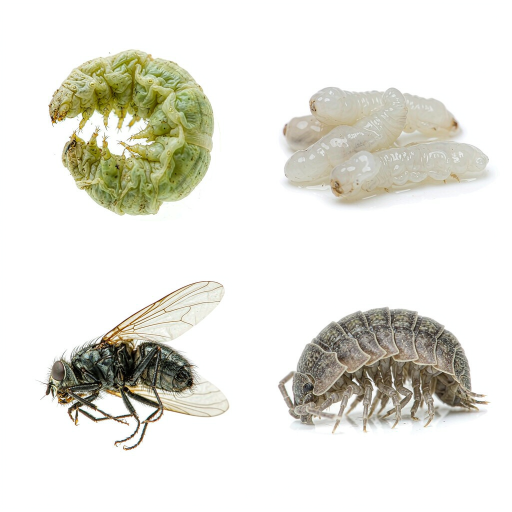
#> input picture assets/raw/A_2x2_grid_layout_on_a_pure_wh_2026-11-16T07-30-20.png, 1024 x 1024 px (shown at 1/2 size)
$ python -i image_processor.py   (imports and definitions only)
#> lines starting #> are read from the running program, lines starting #| are printed output that depends on the picture
"""图像处理与透明通道精灵图生成工具。"""

from __future__ import annotations
import logging
from pathlib import Path
from typing import Optional, Tuple
from PIL import Image, ImageOps, ImageFilter

logger = logging.getLogger("roachHub.image_processor")


def make_transparent_sprite(
    input_path: str | Path,
    output_path: str | Path,
    threshold: int = 240,
    feather_radius: int = 1,
    target_max_size: int = 512,
) -> bool:
    """将带有纯净/浅色背景的写实蟑螂图转为带 Alpha 透明通道的高清 PNG 精灵图。

    :param input_path: 原图路径
    :param output_path: 输出 PNG 路径
    :param threshold: 背景白色阈值
    :param feather_radius: 边缘柔化羽化半径
    :param target_max_size: 缩放最大限制
    """
#> called with output_path = 'out.png', threshold = 240, feather_radius = 1, target_max_size = 512
    try:
        inp = Path(input_path)
        outp = Path(output_path)
        if not inp.exists():
            logger.error("原图不存在: %s", inp)
            return False

        img = Image.open(inp).convert("RGBA")

        # 尺寸限制，加速渲染与内存节省
        if max(img.size) > target_max_size:
            ratio = target_max_size / max(img.size)
#> ratio = 0.5
            new_size = (int(img.width * ratio), int(img.height * ratio))
#> new_size = (512, 512)
            img = img.resize(new_size, Image.Resampling.LANCZOS)
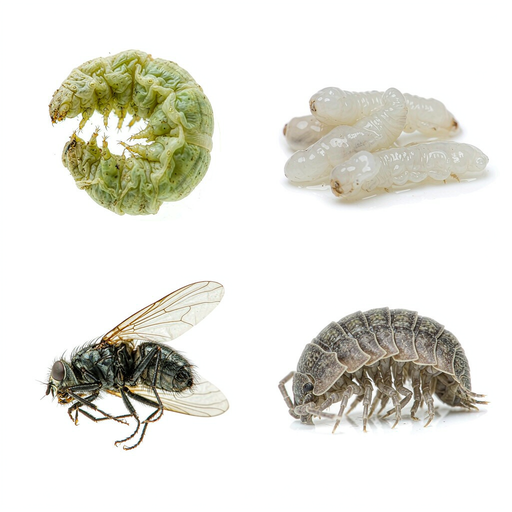
#> img: PIL image 512x512 RGBA; mean R, G, B, A 230.3, 229.6, 222, 255

        # 提取 RGB 与计算与背景色的距离 (以四角取样背景参考色)
        pixels = img.load()
        w, h = img.size
#> w = 512; h = 512

        # 采样四个角的背景色彩
        corners = [pixels[0, 0], pixels[w - 1, 0], pixels[0, h - 1], pixels[w - 1, h - 1]]
#> corners = [(255, 255, 255, 255), (254, 255, 255, 255), (255, 255, 255, 255), (255, 255, 255, 255)]
        bg_r = sum(c[0] for c in corners) / 4.0
#> bg_r = 254.8
        bg_g = sum(c[1] for c in corners) / 4.0
#> bg_g = 255
        bg_b = sum(c[2] for c in corners) / 4.0
#> bg_b = 255

        # 构建遮罩
        mask = Image.new("L", (w, h), 255)
#> mask: PIL image 512x512 L; every value is 255
        mask_pixels = mask.load()

        for y in range(h):
            for x in range(w):
                r, g, b, _ = pixels[x, y]
                # 计算与背景色的欧式色差
                dist = ((r - bg_r) ** 2 + (g - bg_g) ** 2 + (b - bg_b) ** 2) ** 0.5
                # 若颜色极接近背景，或总体亮度超过阈值且色差很小
                is_bright = (r > threshold and g > threshold and b > threshold)
                if dist < 28 or (is_bright and dist < 45):
                    mask_pixels[x, y] = 0
                elif dist < 50:
                    # 渐变半透明边缘，保留纤细触须与刚毛倒刺
                    alpha = int(((dist - 28) / (50 - 28)) * 255)
                    mask_pixels[x, y] = alpha

        # 柔化边缘
        if feather_radius > 0:
            mask = mask.filter(ImageFilter.GaussianBlur(radius=feather_radius * 0.5))
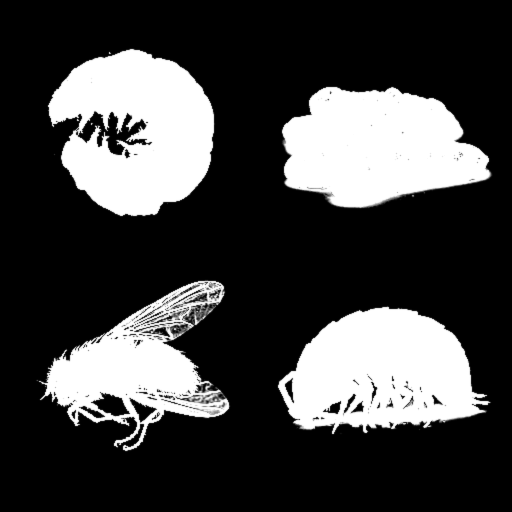
#> mask: PIL image 512x512 L; min 0, max 255, mean 66.1

        img.putalpha(mask)

        # 裁剪掉多余的完全透明边界
        bbox = img.getbbox()
#> bbox = (35, 47, 493, 453)
        if bbox:
            img = img.crop(bbox)
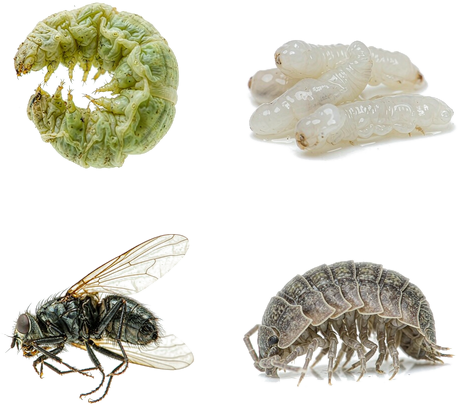
#> img: PIL image 458x406 RGBA; mean R, G, B, A 220.2, 219.3, 208.4, 93.1; transparent parts drawn white

        outp.parent.mkdir(parents=True, exist_ok=True)
        img.save(outp, format="PNG")
        logger.info("成功生成高画质透明精灵图: %s (尺寸 %dx%d)", outp, img.width, img.height)
        return True
    except Exception as e:
        logger.error("处理精灵图异常: %s", e)
        return False

>>> result = make_transparent_sprite('../../assets/raw/A_2x2_grid_layout_on_a_pure_wh_2026-11-16T07-30-20.png', 'out.png')

$ run again, on assets/raw/A_2x2_grid_layout_on_a_pure_wh_2026-11-16T07-31-08.png
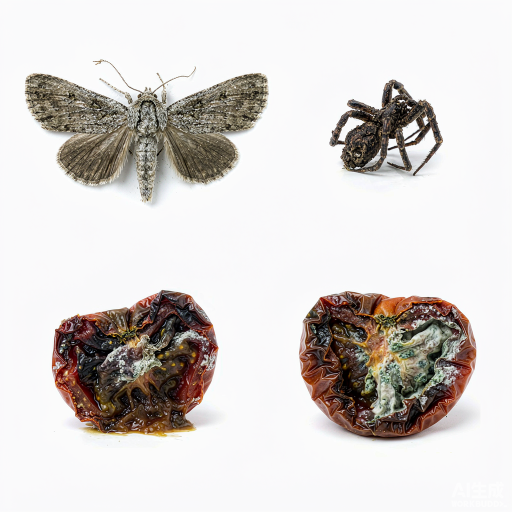
#> input picture assets/raw/A_2x2_grid_layout_on_a_pure_wh_2026-11-16T07-31-08.png, 1024 x 1024 px (shown at 1/2 size)
#> corners = [(252, 250, 251, 255), (251, 251, 252, 255), (251, 250, 252, 255), (251, 250, 251, 255)]
#> bg_r = 251.2
#> bg_g = 250.2
#> bg_b = 251.5
#> in make_transparent_sprite, `mask = mask.filter(ImageFilter.GaussianBlur(radius=feather_radius * 0...`:
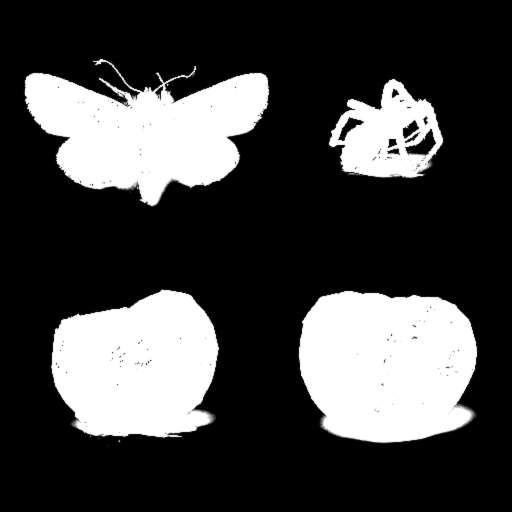
#> mask: PIL image 512x512 L; min 0, max 255, mean 66.9
#> bbox = (23, 57, 479, 447)
#> in make_transparent_sprite, `img = img.crop(bbox)`:
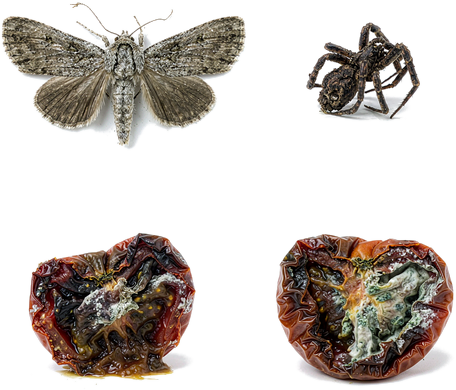
#> img: PIL image 456x390 RGBA; mean R, G, B, A 196.8, 190, 185.4, 98.6; transparent parts drawn white

$ run again, on assets/raw/A_2x2_grid_layout_on_a_pure_wh_2026-11-16T07-31-24.png
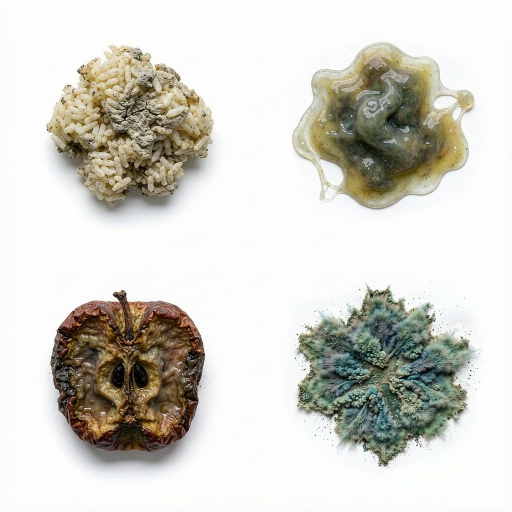
#> input picture assets/raw/A_2x2_grid_layout_on_a_pure_wh_2026-11-16T07-31-24.png, 1024 x 1024 px (shown at 1/2 size)
#> corners = [(251, 250, 252, 255), (253, 253, 253, 255), (249, 249, 246, 255), (247, 246, 246, 255)]
#> bg_r = 250
#> bg_g = 249.5
#> bg_b = 249.2
#> in make_transparent_sprite, `mask = mask.filter(ImageFilter.GaussianBlur(radius=feather_radius * 0...`:
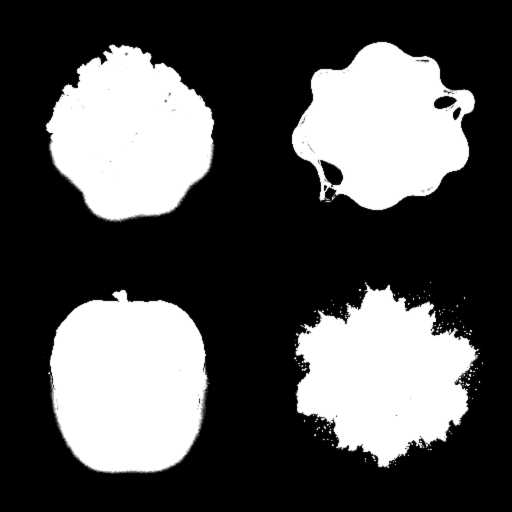
#> mask: PIL image 512x512 L; min 0, max 255, mean 83.6
#> bbox = (43, 40, 485, 475)
#> in make_transparent_sprite, `img = img.crop(bbox)`:
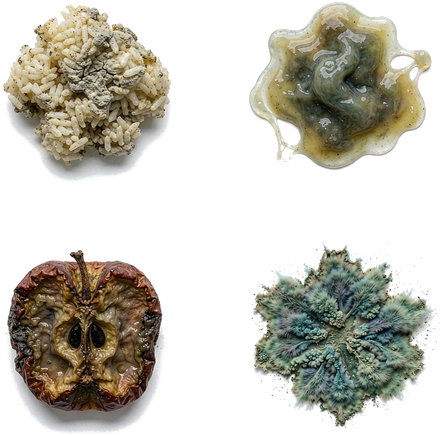
#> img: PIL image 442x435 RGBA; mean R, G, B, A 196.1, 194, 184.2, 114; transparent parts drawn white
